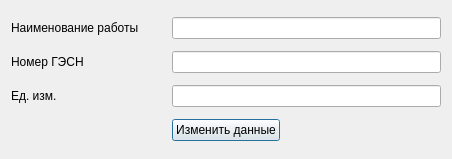
<?xml version="1.0" encoding="UTF-8"?>
<ui version="4.0">
 <class>DialogUpdateDirOfWorks</class>
 <widget class="QDialog" name="DialogUpdateDirOfWorks">
  <property name="geometry">
   <rect>
    <x>0</x>
    <y>0</y>
    <width>452</width>
    <height>159</height>
   </rect>
  </property>
  <property name="windowTitle">
   <string>DialogUpdateDirOfWorks</string>
  </property>
  <layout class="QGridLayout" name="gridLayout">
   <item row="0" column="0">
    <widget class="QLabel" name="lWork_name">
     <property name="text">
      <string>Наименование работы</string>
     </property>
    </widget>
   </item>
   <item row="1" column="0">
    <widget class="QLabel" name="lGesn_id">
     <property name="text">
      <string>Номер ГЭСН</string>
     </property>
    </widget>
   </item>
   <item row="2" column="0">
    <widget class="QLabel" name="lUnit">
     <property name="text">
      <string>Ед. изм.</string>
     </property>
    </widget>
   </item>
   <item row="3" column="0">
    <spacer name="horizontalSpacer">
     <property name="orientation">
      <enum>Qt::Horizontal</enum>
     </property>
     <property name="sizeHint" stdset="0">
      <size>
       <width>149</width>
       <height>20</height>
      </size>
     </property>
    </spacer>
   </item>
   <item row="3" column="1">
    <widget class="QPushButton" name="pushUpdateDeata">
     <property name="text">
      <string>Изменить данные</string>
     </property>
    </widget>
   </item>
   <item row="3" column="2">
    <spacer name="horizontalSpacer_2">
     <property name="orientation">
      <enum>Qt::Horizontal</enum>
     </property>
     <property name="sizeHint" stdset="0">
      <size>
       <width>148</width>
       <height>20</height>
      </size>
     </property>
    </spacer>
   </item>
   <item row="2" column="1" colspan="2">
    <widget class="QLineEdit" name="lineUnit"/>
   </item>
   <item row="1" column="1" colspan="2">
    <widget class="QLineEdit" name="lineGesn_id"/>
   </item>
   <item row="0" column="1" colspan="2">
    <widget class="QLineEdit" name="lineWork_name"/>
   </item>
  </layout>
 </widget>
 <resources/>
 <connections>
  <connection>
   <sender>pushUpdateDeata</sender>
   <signal>clicked()</signal>
   <receiver>DialogUpdateDirOfWorks</receiver>
   <slot>close()</slot>
   <hints>
    <hint type="sourcelabel">
     <x>226</x>
     <y>129</y>
    </hint>
    <hint type="destinationlabel">
     <x>225</x>
     <y>79</y>
    </hint>
   </hints>
  </connection>
 </connections>
</ui>
